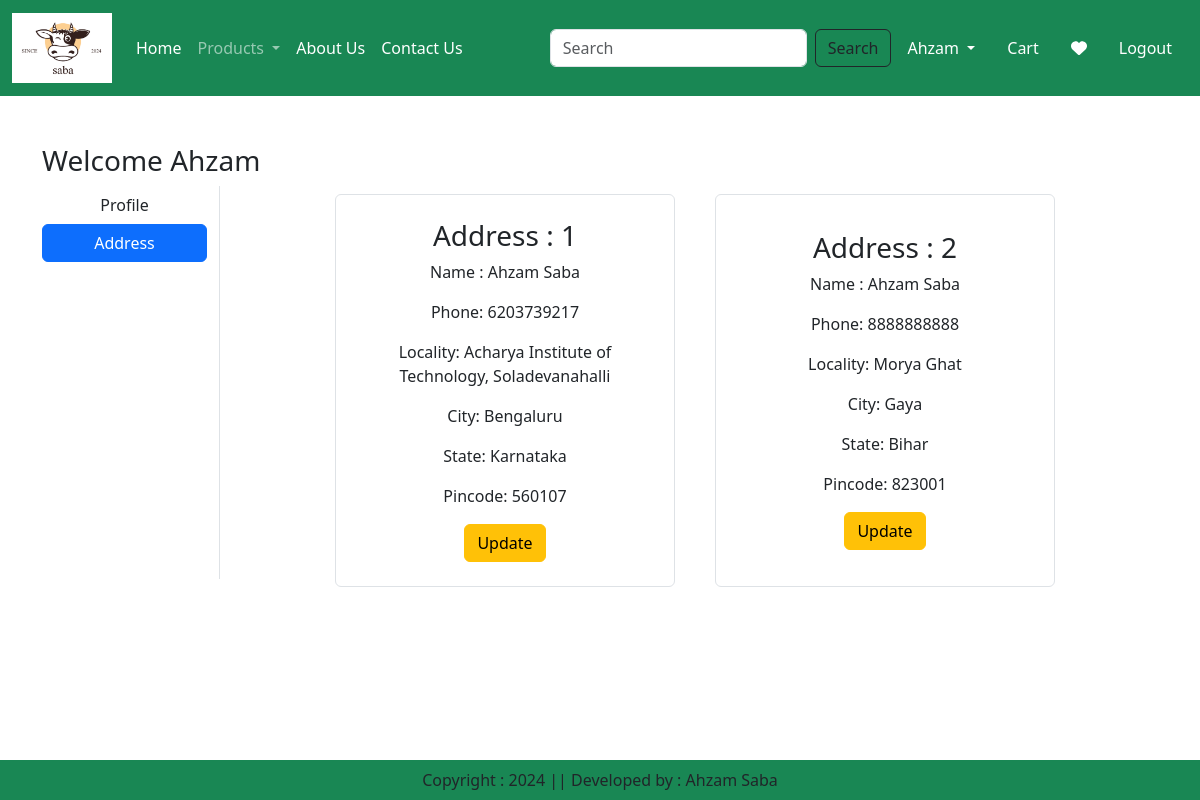
The page /address/ (signed in) on the database its author committed.
### app/models.py (models this page shows, shortened)
class Customer(models.Model):
    user = models.ForeignKey(User,on_delete=models.CASCADE)
    name = models.CharField(max_length=100)
    phone_number = models.IntegerField(default=0)
    locality = models.TextField(max_length=200)
    city = models.CharField(max_length=100)
    state = models.CharField(max_length=100,choices=STATE_CHOICES)
    zipcode = models.IntegerField()

### app/views.py (the view)
# urls.py: path('address/',address,name='address'),
@login_required
def address(request):
    totalitem = 0
    wishitem = 0
    if request.user.is_authenticated:
        totalitem = len(Cart.objects.filter(user=request.user))
        wishitem = len(Wishlist.objects.filter(user=request.user))
    states = dict(Customer._meta.get_field('state').choices)#not working for states name to render in address page
    add = Customer.objects.filter(user=request.user)
    context = {
        'add': add,
        'states': states,
        'totalitem' : totalitem,
    }
    return render(request,'app/address.html',context)

### app/templates/app/address.html (shortened to what this page needs)
{% extends "app/base.html" %}
{% load static %}
{% block main-content %}
<div class="container my-5">
    <div class="row">
        <h3>Welcome <span class="text-capitalize">{{request.user}}</span> </h3>
        <div class="col-sm-2 border-end">
            <ul class="list-unstyled">
                <li class="d-grid"><a href="{% url "profile" %}" class="btn">Profile</a></li>
                <li class="d-grid"><a href="{% url "address" %}" class="btn btn-primary">Address</a></li>
            </ul>
        </div>
        <div class="col-sm-8 offset-sm-1">
            <div class="row">
                {% for a in add %}
                <div class="col-sm-6">
                    <div class="card m-2 border border-gray">
                        <div class="card-body">
                            <h3>Address : {{ forloop.counter }}</h3>
                            <p>Name : {{a.name}} </p>
                            <p>Phone: {{ a.phone_number }}</p>
                            <p>Locality: {{ a.locality }}</p>
                            <p>City: {{ a.city }}</p>
                            <p>State: {{ a.state }}</p>
                            <p>Pincode: {{ a.zipcode }}</p>
                            <a href="{% url "updateAddress" pk=a.id %}" class="btn btn-warning">Update</a>
                        </div>
                    </div>
                </div>
                {% endfor %}
            </div>
        </div>
    </div>
</div>
{% endblock main-content %}

### app/templates/app/base.html (shortened to what this page needs)
<!DOCTYPE html>
{% load static %}
<html lang="en">
<head>
    <link href="https://cdn.jsdelivr.net/npm/bootstrap@5.3.3/dist/css/bootstrap.min.css" rel="stylesheet">
    <link rel="stylesheet" href="{% static 'app/css/owl.carousel.min.css' %}">
    <link rel="stylesheet" href="{% static 'app/css/all.min.css' %}">
    <link rel="stylesheet" href="{% static 'app/css/style.css' %}">
</head>
<body>
    <nav class="navbar navbar-expand-lg navbar-dark bg-success">
        <div class="container-fluid">
          <a class="navbar-brand" href="{% url "home" %}">
            <img src="{% static "app/images/saba.png" %}" width="100" height="70">
          </a>
          <div class="collapse navbar-collapse" id="navbarSupportedContent">
            <ul class="navbar-nav me-auto mb-2 mb-lg-0">
              <li class="nav-item">
                <a class="nav-link active" aria-current="page" href="{% url "home" %}">Home</a>
              </li>
              <li class="nav-item dropdown">
                <a class="nav-link dropdown-toggle" href="#" role="button" data-bs-toggle="dropdown" aria-expanded="false">
                  Products
                </a>
              </li>
              <li class="nav-item">
                <a class="nav-link text-white" href="{% url "about" %}">About Us</a>
              </li>
              <li class="nav-item">
                <a class="nav-link text-white" href="{% url "contact" %}">Contact Us</a>
              </li>
            </ul>
            <form class="d-flex" role="search" action="/search">
              <input class="form-control me-2" type="search" placeholder="Search" name="search" aria-label="Search">
              <button class="btn btn-outline-dark" type="submit">Search</button>
            </form>
          </div>
          <ul class="navbar-nav me-auto mb-2 mb-lg-0">
            <li class="nav-item dropdown mx-2">
                <a class="nav-link dropdown-toggle text-white" href="#" id="profileDropdown" role="button" data-bs-toggle="dropdown" aria-expanded="false">
                  {% if request.user.is_authenticated %}
                    {{request.user.username|capfirst}}
                  {% else %}
                    Guest
                  {% endif %}
                </a>
                {% if request.user.is_authenticated %}
            </li>
            <li class="nav-item mx-2">
              <a href="{% url "showcart" %}" class="nav-link text-white">
                  Cart
              </a>
          </li>
          <li class="nav-item mx-2">
              <a href="{% url "wishlist" %}" class="nav-link text-white">
                  <i class="fa fa-heart"></i>
              </a>
          </li>
            {% endif %}
            {% if request.user.is_authenticated %}
              <li class="nav-item mx-2">
                <form action="{% url 'logout' %}" method="post">
                    <button type="submit" class="nav-link text-white">Logout</button>
                </form>
              </li>
            {% endif %}
          </ul>
        </div>
      </nav>
    {% block main-content %}{% endblock main-content %}
    <footer class="container-fluid fixed-bottom bg-success text-center p-2 mt-5">
        Copyright : 2024 || Developed by : Ahzam Saba
    </footer>
</body>
</html>

### app/static/app/css/style.css (style rules this page uses)
.card { display: flex; flex-direction: column; justify-content: center; align-items: center; height: 100%; text-align: center; border: none; }
.card-body { display: flex; flex-direction: column; justify-content: center; align-items: center; flex-grow: 1; }

### rows shown on the page
Customer: name "Ahzam Saba", phone_number "6203739217", locality "Acharya Institute of Technology, Soladevanahalli", city "Bengaluru", state "Karnataka", zipcode "560107"
Customer: name "Ahzam Saba", phone_number "8888888888", locality "Morya Ghat", city "Gaya", state "Bihar", zipcode "823001"

### other values the page prints
{{ request.user.username|capfirst }} "Ahzam"
{{ request.user }} "Ahzam"
